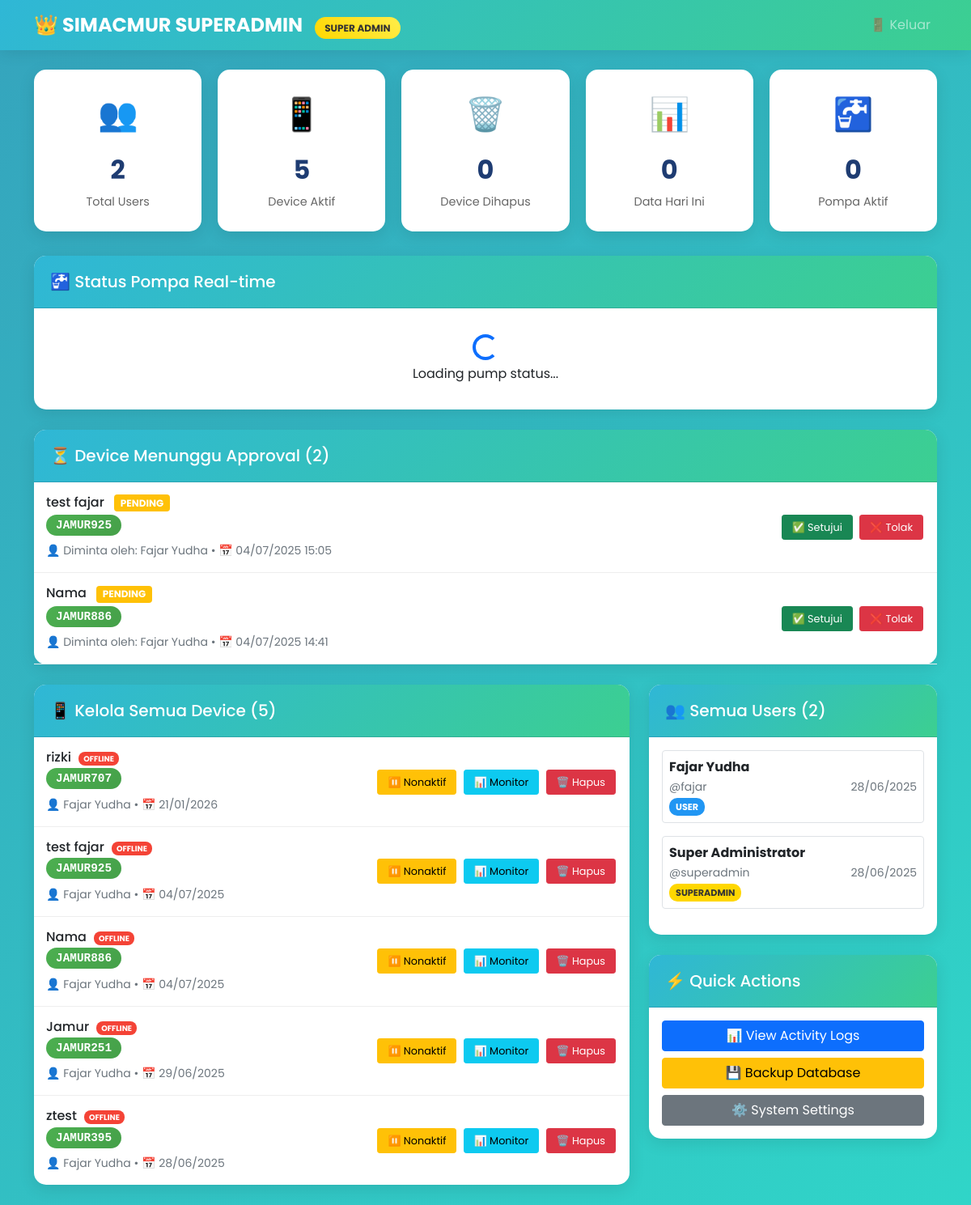
/superadmin.php (signed in), run on the app's committed database.
### tables this page shows
CREATE TABLE `approval_requests` (
  `id` int(11) NOT NULL AUTO_INCREMENT,
  `device_kode` varchar(20) NOT NULL,
  `device_nama` varchar(100) NOT NULL,
  `requester` varchar(50) NOT NULL,
  `request_message` text DEFAULT NULL,
  `status` enum('pending','approved','rejected') DEFAULT 'pending',
  `processed_by` varchar(50) DEFAULT NULL,
  `processed_at` timestamp NULL DEFAULT NULL,
  `response_message` text DEFAULT NULL,
  `created_at` timestamp NOT NULL DEFAULT current_timestamp(),
  PRIMARY KEY (`id`),
  KEY `device_kode` (`device_kode`),
  KEY `requester` (`requester`),
  CONSTRAINT `approval_requests_ibfk_1` FOREIGN KEY (`device_kode`) REFERENCES `devices` (`kode`),
  CONSTRAINT `approval_requests_ibfk_2` FOREIGN KEY (`requester`) REFERENCES `users` (`username`)
);

CREATE TABLE `devices` (
  `id` int(11) NOT NULL AUTO_INCREMENT,
  `kode` varchar(20) NOT NULL,
  `nama` varchar(100) NOT NULL,
  `pemilik` varchar(50) NOT NULL,
  `aktif` tinyint(1) DEFAULT 1,
  `dibuat` timestamp NOT NULL DEFAULT current_timestamp(),
  `deleted_at` timestamp NULL DEFAULT NULL,
  `deleted_by` varchar(50) DEFAULT NULL,
  `status_approval` enum('pending','approved','rejected') DEFAULT 'pending',
  `approved_by` varchar(50) DEFAULT NULL,
  `approved_at` timestamp NULL DEFAULT NULL,
  `rejection_reason` text DEFAULT NULL,
  `last_seen` timestamp NULL DEFAULT NULL,
  PRIMARY KEY (`id`),
  UNIQUE KEY `kode` (`kode`),
  KEY `pemilik` (`pemilik`),
  CONSTRAINT `devices_ibfk_1` FOREIGN KEY (`pemilik`) REFERENCES `users` (`username`)
);

CREATE TABLE `users` (
  `id` int(11) NOT NULL AUTO_INCREMENT,
  `username` varchar(50) NOT NULL,
  `password` varchar(255) NOT NULL,
  `nama_lengkap` varchar(100) DEFAULT NULL,
  `created_at` timestamp NOT NULL DEFAULT current_timestamp(),
  `role` enum('user','admin','superadmin') DEFAULT 'user',
  PRIMARY KEY (`id`),
  UNIQUE KEY `username` (`username`)
);

### superadmin.php (the view, shortened to what the rows shown need)
<?php
require 'koneksi.php';
$all_users = get_all_users();
$all_devices = get_all_devices(true);
$pending_approvals = get_pending_approvals();
?>
<!DOCTYPE html>
<html lang="id">
<head>
    <link href="https://cdn.jsdelivr.net/npm/bootstrap@5.1.3/dist/css/bootstrap.min.css" rel="stylesheet">
</head>
<body>
    <div class="container mt-4">
        <div class="row">
            <?php if (!empty($pending_approvals)): ?>
                <div class="col-12">
                    <div class="card">
                        <div class="card-body p-0">
                            <?php foreach ($pending_approvals as $approval): ?>
                                <div class="device-row">
                                    <div class="d-flex justify-content-between align-items-center">
                                        <div>
                                            <h6 class="mb-1">
                                                <?php echo htmlspecialchars($approval['device_nama']); ?>
                                                <span class="badge bg-warning ms-2">PENDING</span>
                                            </h6>
                                            <div class="mb-2">
                                                <span class="device-code">
                                                    <?php echo $approval['device_kode']; ?>
                                                </span>
                                            </div>
                                            <small class="text-muted">
                                                👤 Diminta oleh: <?php echo $approval['requester_name'] ?? $approval['requester']; ?> •
                                                📅 <?php echo date('d/m/Y H:i', strtotime($approval['created_at'])); ?>
                                            </small>
                                        </div>
                                        <div>
                                            <form method="POST" style="display: inline;">
                                                <button type="submit" class="btn btn-success btn-sm"
                                                    onclick="return confirm('Setujui device ini?')">
                                                    ✅ Setujui
                                                </button>
                                            </form>
                                            <button type="button" class="btn btn-danger btn-sm"
                                                data-bs-toggle="modal" data-bs-target="#rejectModal<?php echo $approval['id']; ?>">
                                                ❌ Tolak
                                            </button>
                                        </div>
                                    </div>
                                </div>
                            <?php endforeach; ?>
                        </div>
                    </div>
                </div>
            <?php endif; ?>
            <div class="col-lg-8">
                <div class="card">
                    <div class="card-body p-0">
                        <?php if (empty($all_devices)): ?>
                            <div class="text-center py-4">
                                <h6>📱 Belum Ada Device</h6>
                                <p class="text-muted">Sistem belum memiliki device terdaftar.</p>
                            </div>
                        <?php else: ?>
                            <?php foreach ($all_devices as $device): ?>
                                <div class="device-row" data-device-code="<?php echo $device['kode']; ?>">
                                    <div class="d-flex justify-content-between align-items-center">
                                        <div>
                                            <h6 class="mb-1">
                                                <?php echo htmlspecialchars($device['nama']); ?>
                                                <?php if ($device['deleted_at']): ?>
                                                    <span class="badge bg-danger ms-2">DIHAPUS</span>
                                                <?php else: ?>
                                                    <span class="device-online status-offline" id="online-<?php echo $device['kode']; ?>">
                                                        OFFLINE
                                                    </span>
                                                <?php endif; ?>
                                            </h6>
                                            <div class="mb-2">
                                                <span class="device-code <?php echo $device['deleted_at'] ? 'device-deleted' : ''; ?>">
                                                    <?php echo $device['kode']; ?>
                                                </span>
                                            </div>
                                            <small class="text-muted">
                                                👤 <?php echo $device['pemilik_nama'] ?? $device['pemilik']; ?> •
                                                📅 <?php echo date('d/m/Y', strtotime($device['dibuat'])); ?>
                                            </small>
                                        </div>
                                        <div>
                                            <?php if ($device['deleted_at']): ?>
                                                <form method="POST" style="display: inline;">
                                                    <input type="hidden" name="action" value="restore_device">
                                                    <input type="hidden" name="kode" value="<?php echo $device['kode']; ?>">
                                                    <button type="submit" class="btn btn-success btn-sm"
                                                        onclick="return confirm('Restore device ini?')">
                                                        🔄 Restore
                                                    </button>
                                                </form>
                                            <?php else: ?>
                                                <form method="POST" style="display: inline;">
                                                    <button type="submit" class="btn btn-<?php echo $device['aktif'] ? 'warning' : 'success'; ?> btn-sm">
                                                        <?php echo $device['aktif'] ? '⏸️ Nonaktif' : '▶️ Aktifkan'; ?>
                                                    </button>
                                                </form>
                                                <a href="monitor.php?device=<?php echo $device['kode']; ?>"
                                                    class="btn btn-info btn-sm">📊 Monitor</a>
                                                <form method="POST" style="display: inline;">
                                                    <button type="submit" class="btn btn-danger btn-sm"
                                                        onclick="return confirm('Yakin hapus device ini? Data tidak akan hilang tapi device tidak bisa digunakan.')">
                                                        🗑️ Hapus
                                                    </button>
                                                </form>
                                            <?php endif; ?>
                                        </div>
                                    </div>
                                </div>
                            <?php endforeach; ?>
                        <?php endif; ?>
                    </div>
                </div>
            </div>
            <div class="col-lg-4">
                <div class="card">
                    <div class="card-body">
                        <?php foreach ($all_users as $user): ?>
                            <div class="d-flex justify-content-between align-items-center mb-3 p-2 border rounded">
                                <div>
                                    <strong><?php echo htmlspecialchars($user['nama_lengkap']); ?></strong><br>
                                    <small class="text-muted">@<?php echo $user['username']; ?></small><br>
                                    <span class="user-role role-<?php echo $user['role']; ?>">
                                        <?php echo strtoupper($user['role']); ?>
                                    </span>
                                </div>
                                <div>
                                    <small class="text-muted">
                                        <?php echo date('d/m/Y', strtotime($user['created_at'])); ?>
                                    </small>
                                </div>
                            </div>
                        <?php endforeach; ?>
                    </div>
                </div>
            </div>
        </div>
    </div>
</body>
</html>

### data on the page
approval_requests: devices.nama "test fajar", device_kode "JAMUR925", users.nama_lengkap "Fajar Yudha", created_at "04/07/2025 15:05"
approval_requests: devices.nama "Nama", device_kode "JAMUR886", users.nama_lengkap "Fajar Yudha", created_at "04/07/2025 14:41"
devices: nama "rizki", kode "JAMUR707", users.nama_lengkap "Fajar Yudha", dibuat "21/01/2026", aktif "⏸️ Nonaktif"
devices: nama "test fajar", kode "JAMUR925", users.nama_lengkap "Fajar Yudha", dibuat "04/07/2025", aktif "⏸️ Nonaktif"
devices: nama "Nama", kode "JAMUR886", users.nama_lengkap "Fajar Yudha", dibuat "04/07/2025", aktif "⏸️ Nonaktif"
devices: nama "Jamur", kode "JAMUR251", users.nama_lengkap "Fajar Yudha", dibuat "29/06/2025", aktif "⏸️ Nonaktif"
devices: nama "ztest", kode "JAMUR395", users.nama_lengkap "Fajar Yudha", dibuat "28/06/2025", aktif "⏸️ Nonaktif"
users: nama_lengkap "Fajar Yudha", username "fajar", role "USER", created_at "28/06/2025"
users: nama_lengkap "Super Administrator", username "superadmin", role "SUPERADMIN", created_at "28/06/2025"

### other printed values
$stats['total_users'] "2"
$stats['total_devices'] "5"
$stats['deleted_devices'] "0"
$stats['today_data'] "0"
$stats['active_relays'] "0"
count($pending_approvals) "2"
count($all_devices) "5"
count($all_users) "2"
